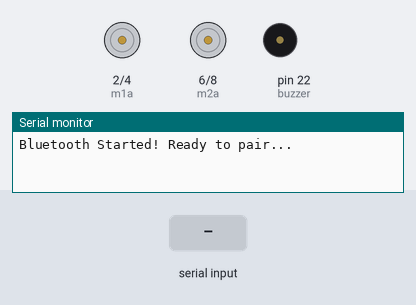
A sketch run on a simulated Arduino Mega 2560, built with avr-gcc and run on an emulated ATmega2560. On the bench: motor-driver pin pairs drawn as motors (green arrow = first pin HIGH = forward, orange = second pin HIGH = backward, longer = more drive), buzzer (waves = sounding, pin HIGH), the last lines printed to the serial monitor. The test bench sets the inputs (shaded band).

Above: at 1.2 s.
1.3 s: "F" received over the second serial link
At 2.1 s:
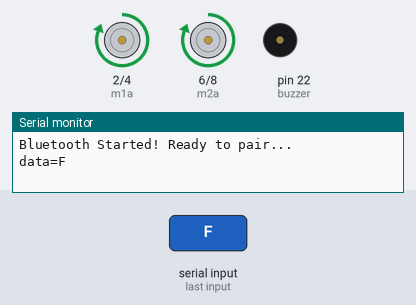
2.8 s: "U" received over the second serial link
At 3.2 s:
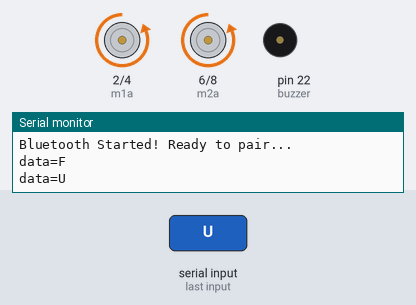
4.3 s: "L" received over the second serial link
At 5.5 s:
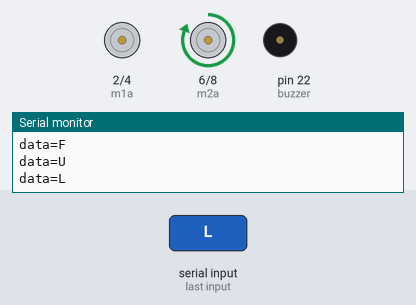
5.8 s: "R" received over the second serial link
At 6.7 s:
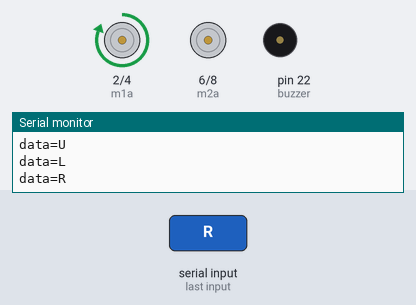
7.3 s: "AA" received over the second serial link
At 8.2 s:
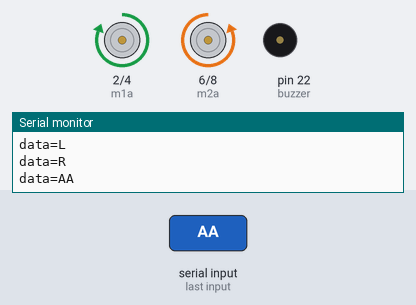
8.8 s: "SvS" received over the second serial link
At 9.6 s:
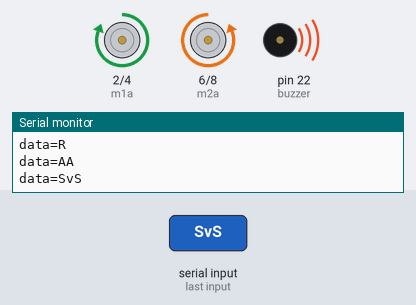
Timing chart, 0 to 11.8 s (numbered marks = the images above; inputs shaded):
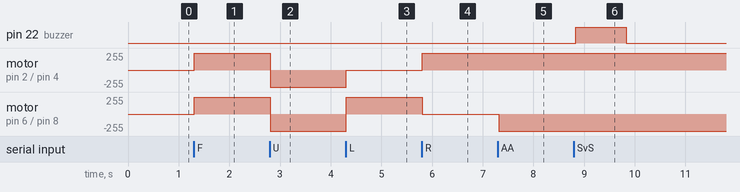

Measured:
- after the input at 1.3 s, motor on pin 2 (m1a) / pin 4 (m1b), motor on pin 6 (m2a) / pin 8 (m2b): stopped → forward 255/255 at once
- after the input at 2.8 s, motor on pin 2 (m1a) / pin 4 (m1b), motor on pin 6 (m2a) / pin 8 (m2b): forward 255/255 → backward 255/255 at once
- after the input at 4.3 s, motor on pin 2 (m1a) / pin 4 (m1b): backward 255/255 → stopped at once; motor on pin 6 (m2a) / pin 8 (m2b): backward 255/255 → forward 255/255 at once
- after the input at 5.8 s, motor on pin 2 (m1a) / pin 4 (m1b): stopped → forward 255/255 at once; motor on pin 6 (m2a) / pin 8 (m2b): forward 255/255 → stopped at once
- after the input at 7.3 s, motor on pin 6 (m2a) / pin 8 (m2b): stopped → backward 255/255 at once
- after the input at 8.8 s, pin 22 (buzzer): LOW → HIGH at once, → LOW 1.0 s later

The sketch:

bluetooth_control_wheel_robot.ino
```cpp
 #include<SoftwareSerial.h>

/* Create object named bt of the class SoftwareSerial */
SoftwareSerial BT(12 , 14); /* (Rx,Tx) */
String readdata;

int m1a=2;
int m1b=4;

int m2a=6;
int m2b=8;

int buzzer = 22;


void setup() {
  // put your setup code here, to run once:
  BT.begin(9600);
  Serial.begin(9600);
  Serial.println("Bluetooth Started! Ready to pair...");
pinMode(m1a, OUTPUT);
pinMode(m1b, OUTPUT);
pinMode(m2a, OUTPUT);
pinMode(m2b, OUTPUT);

pinMode(buzzer , OUTPUT);
}

void horn(){
  digitalWrite(buzzer , 1);
  delay(1000);
  digitalWrite(buzzer , 0);
}
void moveForward() {
  // Code to make the robot move forward
    digitalWrite(m1a, HIGH);    // motor 1 forward
    digitalWrite(m1b, LOW);
    digitalWrite(m2a, HIGH);    // motor 2 forward
    digitalWrite(m2b, LOW);
}

void moveBackward() {
  // Code to make the robot move backward
    digitalWrite(m1a, LOW);    // Backward
    digitalWrite(m1b, HIGH);
    digitalWrite(m2a, LOW);
    digitalWrite(m2b, HIGH);
}

void turnLeft() {
  // Code to make the robot turn left
      digitalWrite(m1a, LOW);    // LEFT
      digitalWrite(m1b, LOW);
      digitalWrite(m2a, HIGH);
      digitalWrite(m2b, LOW);
}

void turnRight() {
  // Code to make the robot turn right
      digitalWrite(m1a, HIGH);    // Right
      digitalWrite(m1b, LOW);
      digitalWrite(m2a, LOW);
      digitalWrite(m2b, LOW);

}

void stopMoving() {
  // Code to stop the robot
    digitalWrite(m1a, LOW);    // Stop
    digitalWrite(m1b, LOW);
    digitalWrite(m2a, LOW);
    digitalWrite(m2b, LOW);
}
void allDirection() {
  // Code to rotate 360 degree the robot
      digitalWrite(m1a, HIGH);    // 360 rotation
digitalWrite(m1b, LOW);
digitalWrite(m2a, LOW);
digitalWrite(m2b, HIGH);
}


void loop() {

  while (BT.available())
  {
    delay(10);
    char c = BT.read();
    readdata += c;
  }

  if (readdata.length() > 0)
  {
    Serial.print("data=");
    Serial.print(readdata);
    Serial.println("");

    if (readdata == "F") {
      moveForward();
    }

    if (readdata == "U") {
      moveBackward();
    }

    if (readdata == "S") {
      stopMoving();
    }
    if (readdata == "L") {
      turnLeft();
    }
    if (readdata == "R") {
      turnRight();
    }
    if (readdata == "AA") {
      allDirection();
    }
    if(readdata == "SvS"){
      horn();
    }

    readdata = "";
  }
}
```
